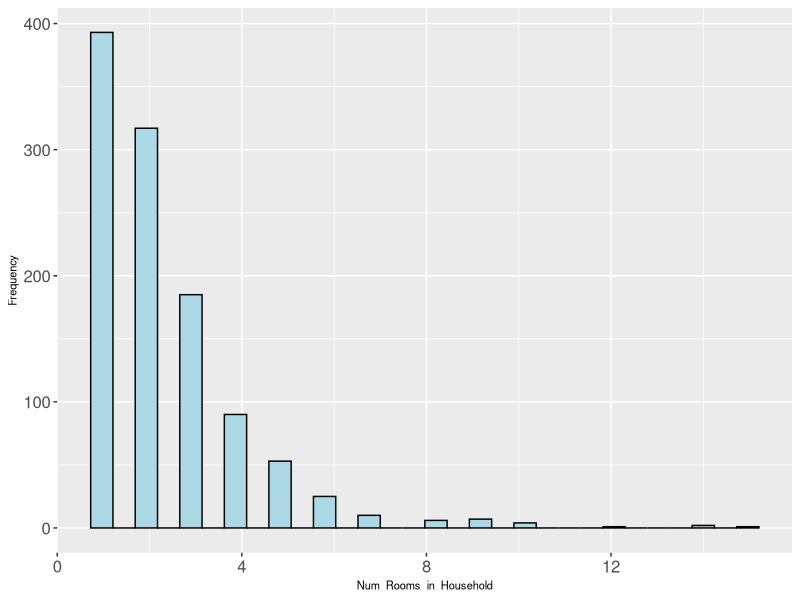
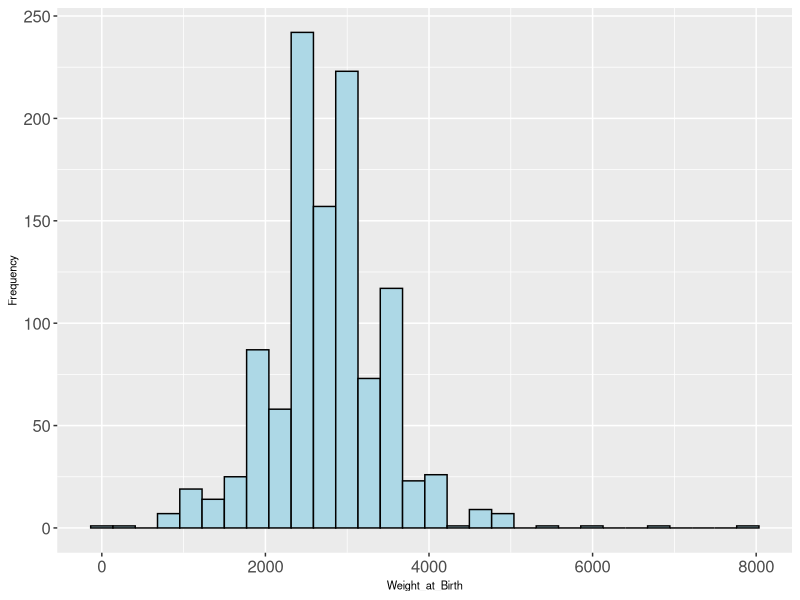
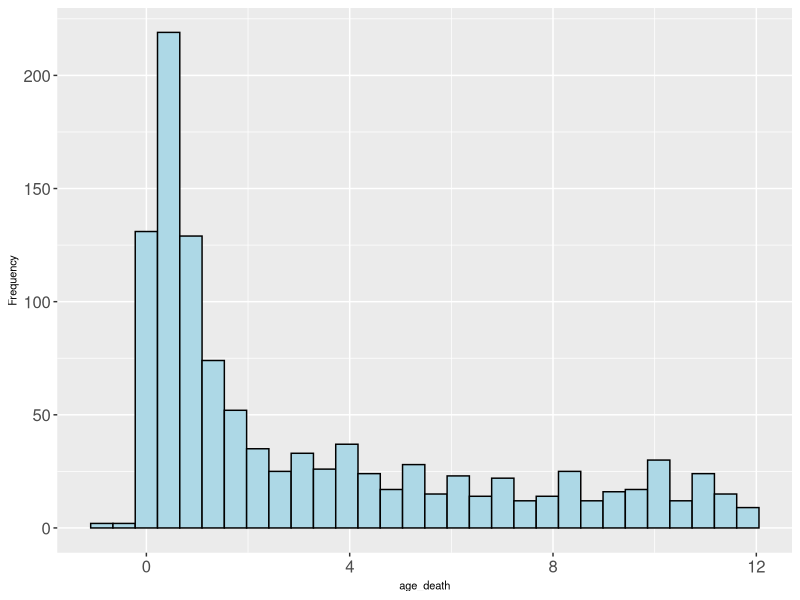
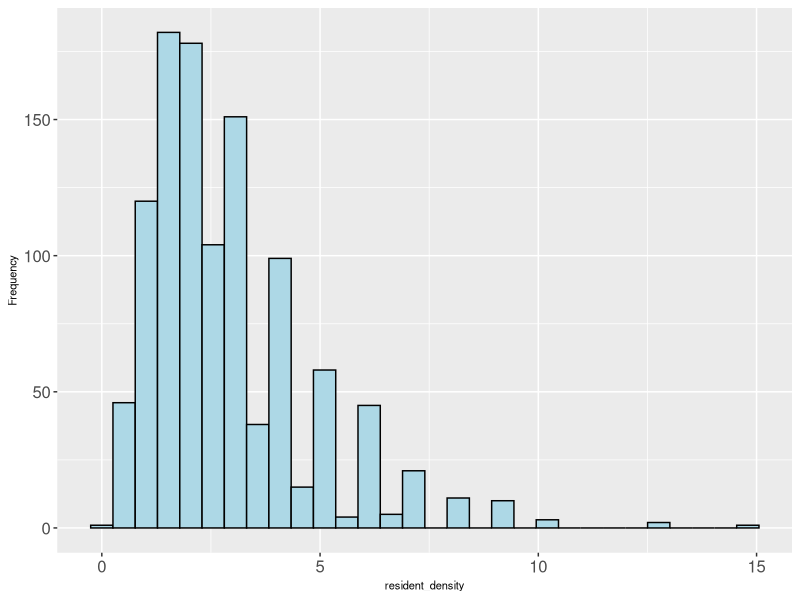
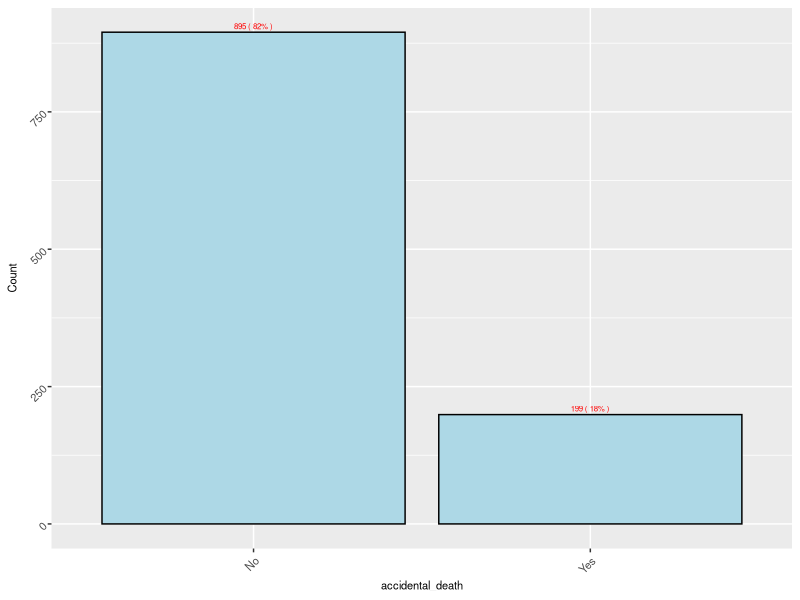
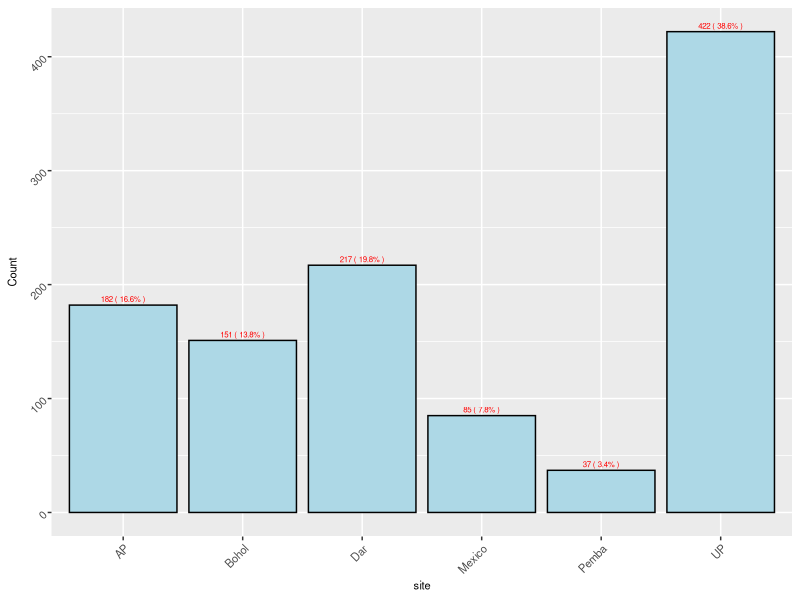
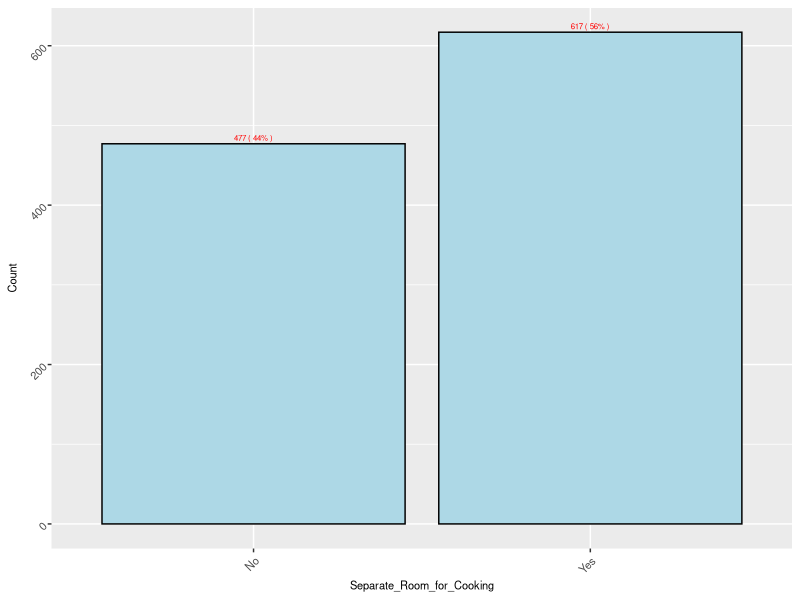
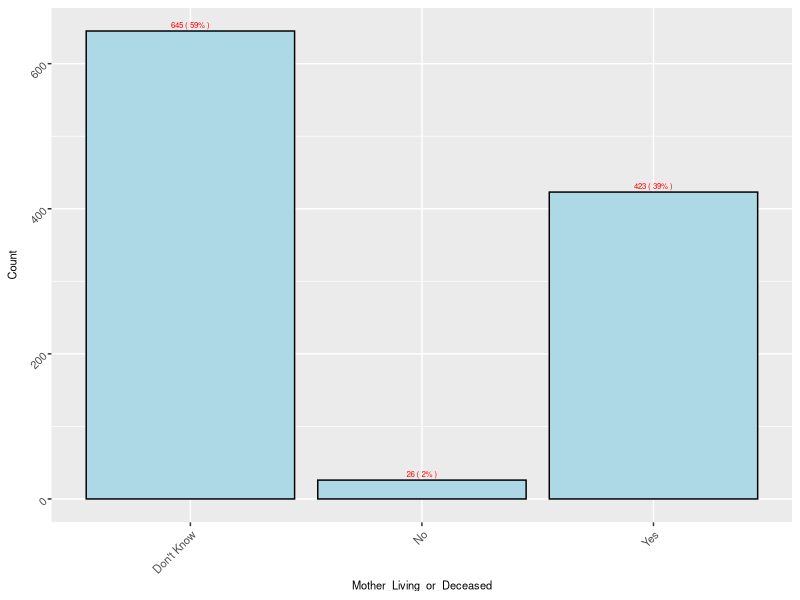

These figures' R source, in order:
## ---- chunk 1
knitr::opts_chunk$set(warning = FALSE, message = FALSE) 
## ---- chunk 2
library("dplyr")
## ---- chunk 3
df_va_original <- read.csv("./IHME_PHMRC_VA_DATA_CHILD_Y2013M09D11_0.csv")
## ---- chunk 4
# drop columns that are not necessary
df_va <- subset(df_va_original, select = -c(gs_code34,va34,gs_code46,gs_text46,va46,gs_code55,gs_text55,va55,gs_comorbid1,gs_comorbid2,gs_level,g1_01d,g1_01m,g1_01y,g1_05,g1_06d,g1_06m,g1_06y,g1_07a,g1_07b,g1_07c,g1_08,g1_09,g1_10,g2_01,g2_02,g2_03ad,g2_03am,g2_03ay,g2_03bd,g2_03bm,g2_03by,g2_03cd,g2_03cm,g2_03cy,g2_03dd,g2_03dm,g2_03dy,g2_03ed,g2_03em,g2_03ey,g2_03fd,g2_03fm,g2_03fy,g3_01,g4_02,g4_03a,g4_03b,g4_04,g4_05,g5_05,g5_06a,g5_06b,g5_07,g5_08,c6_11,c6_12,c6_13,c6_14,newid,g5_02,module,c1_25))
## ---- chunk 5
df_va[sapply(df_va, is.character)] <- lapply(df_va[sapply(df_va, is.character)], 
                                                           as.factor)
## ---- chunk 6
df_va <- subset(df_va,select=-c(c1_02,c1_04,c1_05,c1_08a,c1_10,c1_10d,c1_10m,c1_10y,c1_11,c1_15,c1_16,c1_17,c1_18,c1_19_1,c1_19_2,c1_19_3,c1_19_4a,c1_19_4b,c1_19_5,c1_19_6,c1_24,c1_24d,c1_24m,c1_24y,c1_26,c4_07a,c4_31_1,c4_31_2,c4_32,c4_45,c4_47_8b,c5_02_13,c5_02_14,c5_06_2m,c5_06_2d,c5_06_2y,c5_08m,c5_08d,c5_08y))
## ---- chunk 7
# Compute DOB
df_va$DOB_month <- match(df_va$g5_01m,month.name)
df_va$DOB_str <- paste(df_va$g5_01y,"-",df_va$DOB_month,"-",df_va$g5_01d)
df_va$DOB <- as.POSIXct(df_va$DOB_str, format="%Y - %m - %d",tz="UTC")
df_va <- subset(df_va,select=-c(DOB_str,DOB_month))
## ---- chunk 8
# Compute DOD
df_va$DOD_month <- match(df_va$g5_03m,month.name)
df_va$DOD_str <- paste(df_va$g5_03y,"-",df_va$DOD_month,"-",df_va$g5_03d)
df_va$DOD <- as.POSIXct(df_va$DOD_str, format="%Y - %m - %d",tz="UTC")
df_va <- subset(df_va,select=-c(DOD_str,DOD_month))
## ---- chunk 9
df_va <- subset(df_va,select=-c(g5_01d,g5_01m,g5_01y,g5_03d,g5_03m,g5_03y))
## ---- chunk 10
df_va$c1_22a <- as.character(df_va$c1_22a)
df_va$c1_22a[df_va$c1_22a=="Hospital"] <- "Health Facility"
df_va$c1_22a[df_va$c1_22a=="Other Health Facility"] <- "Health Facility"
df_va$c1_22a <- as.factor(df_va$c1_22a)
## ---- chunk 11
df_va <- subset(df_va,select=-c(c5_06_1d,c5_06_1m,c5_06_1y))
## ---- chunk 12
df_va <- subset(df_va,select=-c(c5_07_1,c5_07_2))
## ---- chunk 13
df_va$c1_08b[df_va$c1_08b==9999] <- NA
## ---- chunk 14
df_va <- subset(df_va,select=-c(g5_04a,g5_04b,g5_04c))
df_va$age_death <- as.numeric(difftime(df_va$DOD, df_va$DOB, units = "days"))/365
## ---- chunk 15
# Define function impute_cat
impute_cat <- function(df_va){
  cat_num=c()
  for (i in 1:ncol(df_va)){
    if(is.factor(df_va[,i])){
      cat_num <- append(cat_num,i)} # Compute the positions of the columns where the variable is categorical
    }
  for (i in cat_num){
    count_dk <- sum(df_va[,i]=="Don't Know",na.rm=TRUE)
    count_rta <- sum(df_va[,i]=="Refused to Answer",na.rm=TRUE)
    count_missing <- sum(is.na(df_va[,i]),na.rm=FALSE)
    count_whitespace <- sum(df_va[,i]=="",na.rm=TRUE)
    count_all <- count_dk+count_rta+count_missing+count_whitespace
    df_va[,i] <- as.character(df_va[,i])
    if (count_all==10||count_all>15){
      if (count_rta>0){
        df_va[,i][df_va[,i]=="Refused to Answer"] <- "Don't Know"
        }
      if (count_whitespace>0){
        df_va[,i][df_va[,i]==""] <- "Don't Know"
        }
      if (count_missing>0){
        df_va[,i][is.na(df_va[,i])] <- "Don't Know"
        }
      }else{
        if (count_rta>0){
          df_va[,i][df_va[,i]=="Refused to Answer"] <- NA
          }
        if (count_dk>0){
          df_va[,i][df_va[,i]=="Don't Know"] <- NA
          }
        if (count_whitespace>0){
          df_va[,i][df_va[,i]==""] <- NA
        }
      }
    df_va[,i] <- as.factor(df_va[,i])
  }
  return(df_va)
}
## ---- chunk 16
df_va <- impute_cat(df_va)
## ---- chunk 17
tapply(df_va$c1_08b,df_va$site, mean, na.rm=TRUE)
## ---- chunk 18
correct_weight <- function(x1, x2){
  if(is.na(x1)){
    if(x2=="AP"){
      return(2657)
      }
    else if(x2=="Bohol"){
      return(2958)
      }
    else if (x2=="Dar"){
      return(2996)
    }
    else if (x2=="Mexico"){
      return(2544)
    }
    else if (x2=="Pemba"){
      return(3018)
    }
    else{return(2685)}
  }else{
    return(x1)}
}
## ---- chunk 19
df_va <- df_va[complete.cases(df_va),]
## ---- chunk 20
accident <- c("Drowning","Road Traffic","Falls","Bite of Venomous Animal","Fires","Violent Death","Poisonings")
df_va$accidental_death <- ifelse(df_va$gs_text34 %in% accident,"Yes","No")
df_va$accidental_death <- as.factor(df_va$accidental_death)
## ---- chunk 21
df_va <- subset(df_va,selec=-c(gs_text34))
## ---- chunk 22
library(plyr)
colnames(df_va)<- mapvalues(colnames(df_va), from=c("g4_06","g4_07","g4_08"), to=c("num_people_live_at_address","num_rooms_in_household","separate_room_for_cooking"))
colnames(df_va)<- mapvalues(colnames(df_va), from=c("c1_09","c1_01","c1_03"), to=c("Gender","Singleton_or_Multiple_Birth","Mother_Living_or_Deceased"))
colnames(df_va)<- mapvalues(colnames(df_va), from=c("c1_06a","c1_07","c1_08b","c1_12","c1_13"), to=c("Location_of_Birth","Size_at_Birth","Weight_at_Birth","Did_the_Baby_Cry","Did_the_Baby_Move"))
colnames(df_va)<- mapvalues(colnames(df_va), from=c("num_people_live_at_address","num_rooms_in_household","separate_room_for_cooking"), to=c("Num_People_Live_at_Address","Num_Rooms_in_Household","Separate_Room_for_Cooking"))
colnames(df_va)<- mapvalues(colnames(df_va), from=c("c1_14","c1_20","c1_21","c1_22a","c4_01","c4_02","c4_03"), to=c("Did_the_Baby_Breathe","Age_at_Onset_of_Illness","Duration_of_Illness", "Location_of_Death","Fever_During_Illness","Duration_of_Fever_in_Days","Did_the_Fever_Continue_to_Death"))
colnames(df_va)<- mapvalues(colnames(df_va), from=c("c4_04","c4_05","c4_06","c4_07b","c4_08","c4_09","c4_10","c4_11","c4_12","c4_13","c4_14","c4_15","c4_16","c4_17","c4_18", "c4_19"), to=c("Severity_of_Fever","Fever_Pattern","Loose_Liquid_Stool", "Highest_Num_Loose_Stool_per_Day_During_Illness","Num_Days_Before_Death_Loose_Stool_Began","Loose_Stool_Cont_Until_Death","Num_Days_Before_Death_Loose_Stool_Stopped","Blood_in_Stool", "Cough_During_Illness", "Duration_of_Cough", "Severity_of_Cough", "Vomitus_after_Coughing", "Difficulty_Breathing", "Duration_of_Difficulty_Breathing", "Fast_Breathing", "Duration_of_Fast_Breathing"))
colnames(df_va)<- mapvalues(colnames(df_va), from=c("c4_20", "c4_22", "c4_23", "c4_24", "c4_25", "c4_26","c4_27", "c4_28", "c4_29", "c4_30", "c4_33", "c4_34", "c4_35", "c4_36", "c4_37", "c4_38", "c4_39","c4_40", "c4_41", "c4_42"), to=c("Indrawing_of_Chest", "Breathing_Stridor", "Breathing_Grunting", "Breathing_Wheezing", "Convulsions", "Loss_of_Consciousness", "Duration_Before_Death_LOC_Occurred", "Stiff_Neck", "Bulging_Fontanelle", "Skin_Rash", "Duration_of_Rash", "Blisters_Present_in_Rash", "Limbs_Become_Thin", "Swollen_Legs_or_Feet", "Duration_of_Swelling", "Skin_Flake_Off_in_Patches", "Hair_Color_Change_to_Red_Yellow", "Protruding_Belly", "Pallor_or_Lack_of_Blood", "Swelling_in_Armpits"))
colnames(df_va)<- mapvalues(colnames(df_va), from=c("c4_43","c4_44","c4_46", "c4_47_1","c4_47_2", "c4_47_3", "c4_47_4", "c4_47_5","c4_47_6","c4_47_7","c4_47_8a","c4_47_9","c4_47_10","c4_47_11"), to=c("Whitish_Rash_in_Mouth", "Bleeding_Seen","Skin_Turned_Black", "Suffered_Road_Traffic_Injury", "Suffered_a_Fall", "Suffered_Drowning", "Suffered_Poisoning", "Suffered_Bite_Sting", "Suffered_Burn_Fire", "Victim_of_Violence", "Other_Injury", "Unsure_if_Injury_Occurred","Refused_to_Answer_if_Deceased_Suffered_Injury", "Did_Not_Suffer_Injury" ))
colnames(df_va)<- mapvalues(colnames(df_va), from=c("c4_48","c4_49","c5_01","c5_02_1","c5_02_2","c5_02_3","c5_02_4","c5_02_5","c5_02_6","c5_02_7","c5_02_8","c5_02_9", "c5_02_10", "c5_02_11a","c5_02_12","c5_04", "c5_05","c5_10", "c5_11", "c5_17", "c5_18", "c5_19"), to=c("Injury_Intentionally_Inflicted_by_Someone","Days_Survived_After_Injury","Sought_Care_While_Ill", "Care_Sought_Traditional_Healer", "Care_Sought_Homeopath", "Care_Sought_Religious_Leader", "Care_Sought_Governmental_Hospital", "Care_Sought_Governmental_Health_Center_Clinic", "Care_Sought_Private_Hospital", "Care_Sought_Community_Based_Practioner", "Care_Sought_Trained_Birth_Attendant", "Care_Sought_Private_Physician", "Care_Sought_Pharmacy", "Care_Sought_Other_Provider", "Care_Sought_Relative_Friend", "Health_Records_for_Deceased", "Granted_Access_to_Health_Records", "Death_Certificate_Issued", "Granted_Access_to_Death_Certificate", "Mother_Ever_Tested_for_HIV", "Mother_HIV_Positive", "Mother_AIDS_Positive"))
## ---- chunk 23
df_va$resident_density <- df_va$Num_People_Live_at_Address/df_va$Num_Rooms_in_Household
## ---- chunk 24
df_va <- subset(df_va,select=c(accidental_death,site, Num_Rooms_in_Household, Separate_Room_for_Cooking, Mother_Living_or_Deceased, Location_of_Birth, Size_at_Birth, Weight_at_Birth, Gender, Location_of_Death, Sought_Care_While_Ill, Care_Sought_Traditional_Healer, Care_Sought_Homeopath, Care_Sought_Religious_Leader, Care_Sought_Governmental_Hospital, Care_Sought_Governmental_Health_Center_Clinic, Care_Sought_Private_Hospital, Care_Sought_Community_Based_Practioner, Care_Sought_Trained_Birth_Attendant, Care_Sought_Private_Physician, Care_Sought_Pharmacy, Care_Sought_Other_Provider, Care_Sought_Relative_Friend, Health_Records_for_Deceased, Mother_Ever_Tested_for_HIV, Mother_HIV_Positive, Mother_AIDS_Positive, age_death, resident_density))
df_va <- df_va[which(is.finite(df_va$resident_density)),]
## ---- chunk 25
library(ggplot2)
hist_list <- list()
z <- 0
for (i in 1:ncol(df_va)){
  if(is.numeric(df_va[,i])){
    z <- z+1
    hist <- ggplot(data=df_va,aes_string(names(df_va)[i]))+
      geom_histogram(fill='lightblue',color='black')+
      labs(x=colnames(df_va)[i],y= "Frequency")+
      theme(axis.text=element_text(size=12),
        axis.title=element_text(size=8))
    hist_list[[z]] <- hist
  }
}
## ---- chunk 26
hist_list
## ---- chunk 27
library(scales)
bar_list <- list()
z <- 0
for (i in 1:ncol(df_va)){
  if(is.factor(df_va[,i])){
    z <- z+1
    class <- df_va %>% 
     group_by((df_va)[i]) %>%
     dplyr::summarise(number=n()) %>%
     mutate(percentage=percent(number/sum(number))) %>% 
     mutate(pos = cumsum(number)- number/1.5) #Create a variable to indicate the position of labels 
    bar <- ggplot(data=class,aes_string(x=colnames(class)[1],y=colnames(class)[2]))+
      geom_bar(fill='lightblue',color='black',stat = "identity")+
      labs(x=colnames(df_va)[i],y= "Count")+
      geom_text(aes(label=paste(number,"(",percentage,")")),vjust=-0.5,size=2,color="red")+
      theme(axis.text=element_text(size=8,angle=45,hjust=1),axis.title=element_text(size=8))
    bar_list[[z]] <- bar
  }
}
## ---- chunk 28
bar_list
## ---- chunk 29
var_list <- names(df_va)
grouped_box_list <- list()
z <- 0
for (i in 3:length(var_list)){
  if (is.numeric(df_va[,i])){
    ad_index=which(names(df_va)=='accidental_death')
    z <- z+1
    grouped_box <- ggplot(data=df_va,aes_string(x=var_list[ad_index],y=var_list[i],fill=var_list[ad_index]))+
      geom_boxplot()+
      theme(axis.text=element_text(size=10,angle=45,hjust=1),axis.title=element_text(size=10),legend.key.size=unit(1,"cm"),legend.title=element_text(size=10),legend.text=element_text(size=10))
    grouped_box_list[[z]] <- grouped_box
  }
}
## ---- chunk 30
grouped_box_list
## ---- chunk 31
grouped_bar_list <- list()
z <- 0
for (i in 1:length(names(df_va))){
  if (is.factor(df_va[,i]) & names(df_va)[i]!="accidental_death"){
    ad_index <- which(names(df_va)=='accidental_death')
    z <- z+1
    grouped_class <- df_va[,c(ad_index,i)]%>%
      group_by_all()%>%
     dplyr::summarise(count=n())%>%
      group_by(accidental_death)%>%
      dplyr::mutate(perc=count/sum(count))
    grouped_bar <- ggplot(data=grouped_class, aes_string(x=names(grouped_class)[2], y=names(grouped_class)[4],fill=names(grouped_class)[2]))+geom_bar(position = 'dodge', stat ='identity')+labs(x=names(grouped_class)[2], y ="perc")+ theme(text = element_text(size=10),axis.title=element_text(size=10),axis.text=element_text(size=10,hjust=1,angle = 45))+ geom_text(aes(label = scales::percent(perc)),size=2,position=position_dodge(width=1), vjust =-0.5)+facet_grid(. ~accidental_death,scales='free')
    grouped_bar_list[[z]] <- grouped_bar
  }
}
## ---- chunk 32
grouped_bar_list
## ---- chunk 33
df_va <- subset(df_va,select=c(accidental_death,site, Num_Rooms_in_Household, Separate_Room_for_Cooking, Mother_Living_or_Deceased, Location_of_Birth, Size_at_Birth, Weight_at_Birth, Gender, Sought_Care_While_Ill, Care_Sought_Traditional_Healer, Care_Sought_Homeopath, Care_Sought_Religious_Leader, Care_Sought_Governmental_Hospital, Care_Sought_Governmental_Health_Center_Clinic, Care_Sought_Private_Hospital, Care_Sought_Community_Based_Practioner, Care_Sought_Trained_Birth_Attendant, Care_Sought_Private_Physician, Care_Sought_Pharmacy, Care_Sought_Other_Provider, Care_Sought_Relative_Friend, Health_Records_for_Deceased, Mother_Ever_Tested_for_HIV, Mother_HIV_Positive, Mother_AIDS_Positive, age_death, resident_density))
df_va <- df_va[which(is.finite(df_va$resident_density)),]
log_model_all <- glm(formula=accidental_death ~., family=binomial,data = df_va)
## ---- chunk 34
print(summary(log_model_all),digit=2)
## ---- chunk 35
library(MASS)
log_model_step <- stepAIC(log_model_all,direction='both',trace = FALSE)
## ---- chunk 36
print(summary(log_model_step),digit=2)
## ---- chunk 37
exp(coef(log_model_step))
